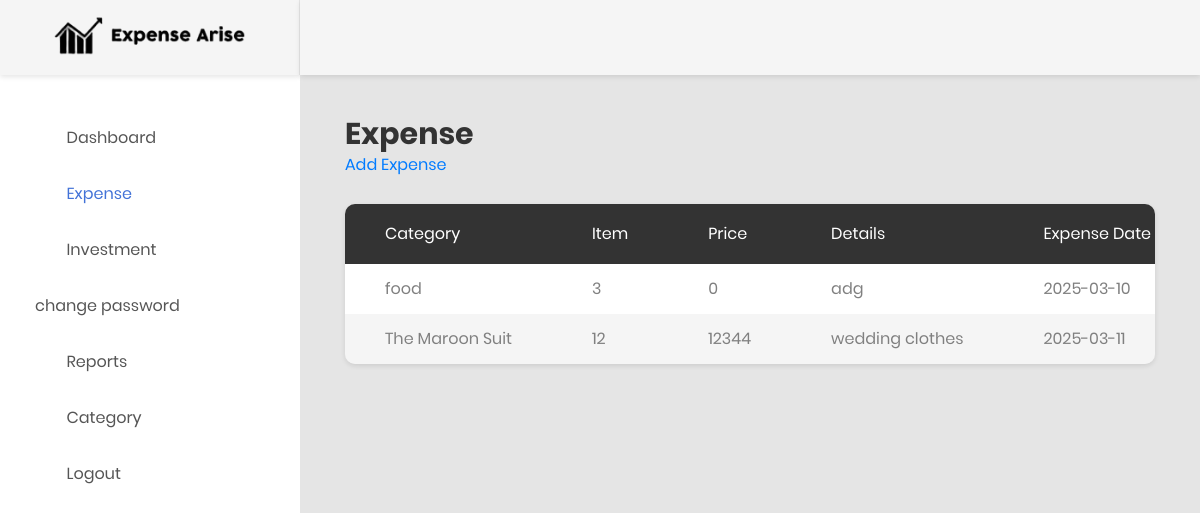
The page /expense.php (signed in) on the database its author committed.
### tables this page shows
CREATE TABLE `expense` (
  `id` int(11) NOT NULL,
  `category_id` int(11) NOT NULL,
  `item` varchar(255) NOT NULL,
  `price` float NOT NULL,
  `details` text NOT NULL,
  `expense_date` date NOT NULL,
  `added_by` int(11) NOT NULL
);

CREATE TABLE `category` (
  `id` int(11) NOT NULL,
  `user_id` int(11) NOT NULL,
  `name` varchar(255) NOT NULL,
  `type` enum('expense','investment') NOT NULL DEFAULT 'expense'
);

### expense.php (the view, shortened to what this page needs)
<?php
   include('header.php');
   $res_expense = mysqli_query($con,"select expense.*,category.name from expense,category where expense.category_id=category.id and expense.added_by='".$_SESSION['UID']."' order by expense.expense_date asc");
?>
<div class="main-content">
   <div class="section__content section__content--p30">
      <div class="container-fluid">
         <div class="row">
            <div class="col-lg-12">
               <h2>Expense</h2>
               <a href="manage_expense.php">Add Expense</a>
               <br/><br/>
               <?php if(mysqli_num_rows($res_expense) > 0) { ?>
               <div class="table-responsive table--no-card m-b-30">
                  <table class="table table-borderless table-striped table-earning">
                     <thead>
                        <tr>
                           <th>Category</th>
                           <th>Item</th>
                           <th>Price</th>
                           <th>Details</th>
                           <th>Expense Date</th>
                        </tr>
                     </thead>
                     <tbody>
                        <?php while($row = mysqli_fetch_assoc($res_expense)) { ?>
                        <tr>
                           <td><?php echo $row['name'] ?></td>
                           <td><?php echo $row['item'] ?></td>
                           <td><?php echo $row['price'] ?></td>
                           <td><?php echo $row['details'] ?></td>
                           <td><?php echo $row['expense_date'] ?></td>
                        </tr>
                        <?php } ?>
                     </tbody>
                  </table>
               </div>
               <?php } else { echo "No expense data found"; } ?>
            </div>
         </div>
      </div>
   </div>
</div>
<?php
   include('footer.php');
   ?>

### rows shown on the page
expense: category.name "food", item "3", price "0", details "adg", expense_date "2025-03-10"
expense: category.name "The Maroon Suit", item "12", price "12344", details "wedding clothes", expense_date "2025-03-11"
